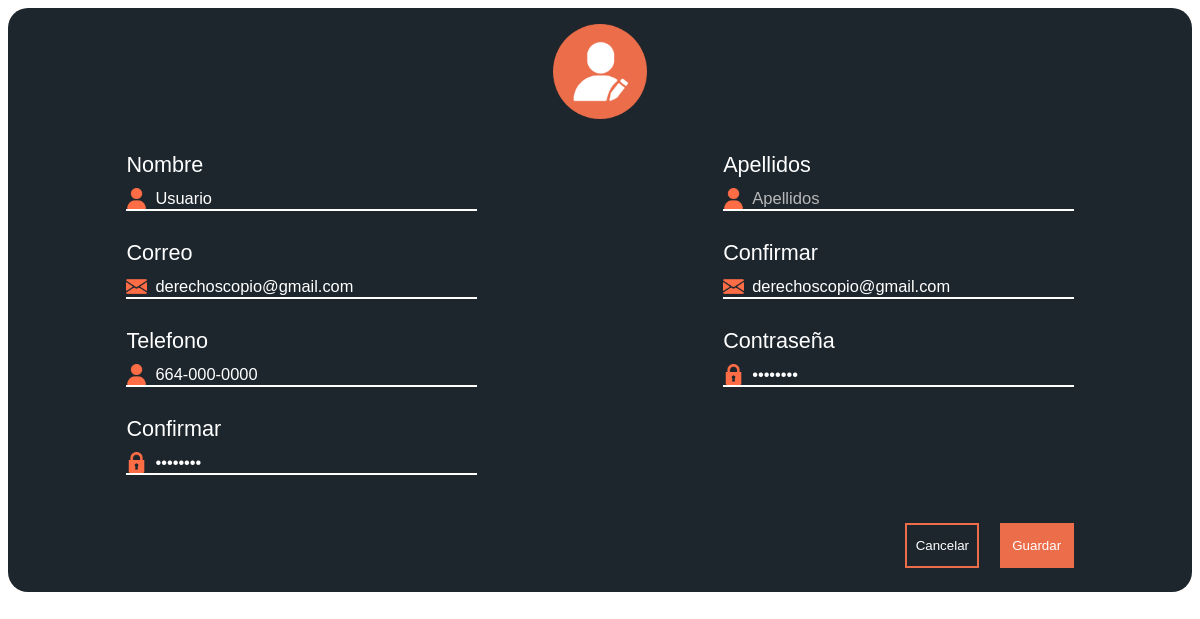
The page /_edit.php?var=3 on the database as committed earlier.
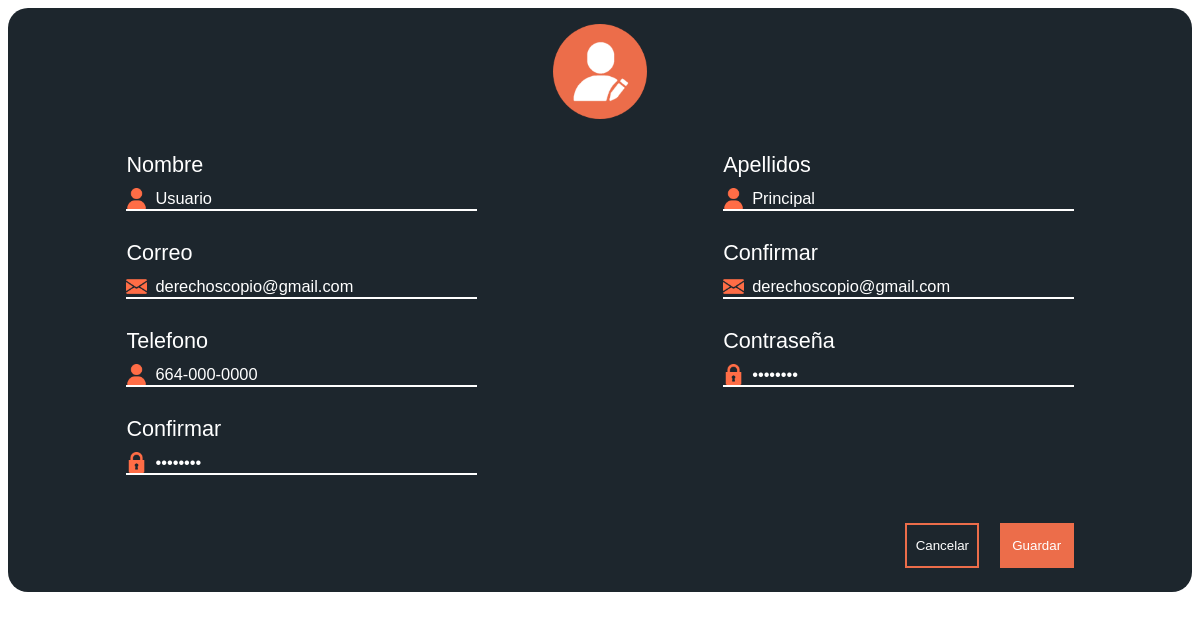
The same page on the database as committed later.
### tables this page shows
CREATE TABLE IF NOT EXISTS `usuario` (
  `ID` int(3) NOT NULL AUTO_INCREMENT,
  `Nombre` varchar(100) NOT NULL,
  `Apellidos` varchar(60) NOT NULL,
  `Clave` varchar(50) NOT NULL,
  `Correo` varchar(100) NOT NULL,
  `Telefono` varchar(12) NOT NULL DEFAULT '664-000-0000',
  `TipoUsuario` char(1) NOT NULL,
  PRIMARY KEY (`ID`),
  KEY `TipoUsuario` (`TipoUsuario`)
);

### Web/_edit.php (the view, shortened to what this page needs)
<!DOCTYPE html>
<html lang="es" dir="ltr">
  <head>
    <link rel="stylesheet" href="js/jquery-ui/jquery-ui.min.css"/>
    <link rel="stylesheet" href="js/jquery-ui/jquery-ui.structure.min.css"/>
    <link rel="stylesheet" href="js/jquery-ui/jquery-ui.theme.min.css"/>
    <link rel="stylesheet" type="text/css" href="js/tooltipster-master/dist/css/tooltipster.bundle.min.css" />
    <link rel="stylesheet" href="css/msg-alert.css">
    <link rel="stylesheet" href="css/edit.css">
  </head>
  <body>
    <div class="container">
      <div class="container-img">
        <img src="img/editar.png" alt="" class="icon-title">
      </div>
      <div class="container-form">
        <?php
          $usu = $_GET['var'];
        ?>
        <form action="edit_usuario.php?var2=<?php echo $usu?>" method="post">
          <?php
            $conexion=mysqli_connect("localhost","root","","derechoscopio") or
              die("Problemas con la conexión");
            $registros = mysqli_query($conexion, "select Nombre, Apellidos, Correo, Telefono, Clave from usuario
                                  where ID='$_GET[var]'") or
              die("Problemas en el select:" . mysqli_error($conexion));
            if ($reg = mysqli_fetch_array($registros))
            {
          ?>
              <div class="field line">
                <label for="">Nombre</label>
                <div class="info">
                <img src="img/name.png" alt="" class="icon">
                <input type="text" placeholder="Nombre" class="textbox" name="usuario" value="<?php echo $reg['Nombre']?>" autocomplete="off">
                </div>
              </div>
              <div class="field line">
                <label for="">Apellidos</label>
                <div class="info">
                <img src="img/name.png" alt="" class="icon">
                <input type="text" placeholder="Apellidos" class="textbox" name="apellido" value="<?php echo $reg['Apellidos']?>" autocomplete="off">
              </div>
              </div>
              <div class="field line">
                <label for="">Correo</label>
                <div class="info">
                <img src="img/mail.png" alt="" class="icon">
                <input type="text" placeholder="Correo" class="textbox" name="correo1" value="<?php echo $reg['Correo']?>" autocomplete="off">
              </div>
              </div>
              <div class="field line">
                <label for="">Confirmar</label>
                <div class="info">
                <img src="img/mail.png" alt="" class="icon">
                <input type="text" placeholder="Confirmar" class="textbox" name="correo2" value="<?php echo $reg['Correo']?>" autocomplete="off">
                </div>
              </div>
              <div class="field line">
                <label for="">Telefono</label>
                <div class="info">
                <img src="img/name.png" alt="" class="icon">
                <input type="text" placeholder="000-000-0000" class="textbox"  name="telefono" value="<?php echo $reg['Telefono']?>" autocomplete="off" id="txt-tel">
                </div>
              </div>
              <div class="field line">
                <label for="">Contraseña</label>
                <div class="info">
                <img src="img/lock.png" alt="" class="icon">
                <input type="password" placeholder="••••••" class="textbox"  name="contra1" value="<?php echo $reg['Clave']?>" autocomplete="off">
                </div>
              </div>
              <div class="field line">
                <label for="">Confirmar</label>
                <div class="info">
                <img src="img/lock.png" alt="" class="icon">
                <input type="password" placeholder="••••••" class="textbox"  name="contra2" value="<?php echo $reg['Clave']?>" autocomplete="off">
                </div>
              </div>
              <div class="field" id="field-button">
                <input type="button" id="btn-cancel" value="Cancelar">
                <form>
                  <input type="submit" name=""  class="button-save" value="Guardar" id="btn-save">
                </form>
              </div>
          <?php
            }
          ?>
        </form>
      </div>
    </div>
  </body>
</html>

### Web/css/edit.css (style rules this page uses)
* { font-family: poppins, 'arial'; }
.container { width: 100%; height: auto; padding-bottom: 24px; background: #1D262D; border-radius: 20px; }
.container-img { width: 100%; text-align: center; }
.icon-title { width: 8%; margin-top: 16px; }
form { display: flex; justify-content: space-between; flex-wrap: wrap; width: 80%; margin: auto; }
.container-form { width: 100% }
.field { width: 37%; padding-top: 19px; }
.icon { width: 6%; }
label { display: flex; color: white; font-size: calc(0.6em + 1vw); padding: 10px 0; }
.textbox { border: 0; background: transparent; width: 84%; color: white; font-size: calc(0.5em + 0.7vw); outline: none; padding-left: 8px; }
::placeholder { font-size: calc(0.5em + 0.7vw); color: #B8B8B8; }
.line { border-bottom: 2px solid white; }
.info { display: flex; align-items: center; }
#field-button { width: 100%; text-align: right; margin-top: 29px; }
.button-save { background: #EC6D4A; color: white; border: 2px solid #EC6D4A; width: calc(5em + 0.6vw); height: calc(3em + 0.4vw); }
#btn-cancel { border: 2px solid #EC6D4A; color: white; background: transparent; width: calc(5em + 0.6vw); height: calc(3em + 0.4vw); margin-right: 16px; cursor: pointer; }

Rows that differ between the two databases and show on the page:
changed usuario "Usuario": apellido (not shown) → "Principal"
